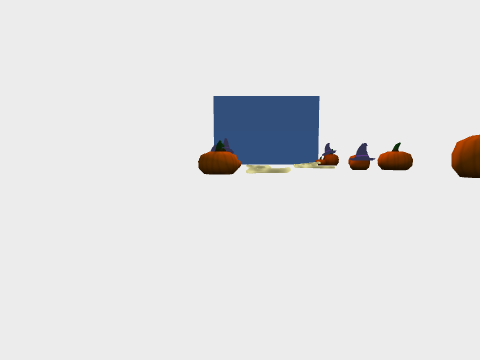
[1] (above)

12 first-person views from a walk through a scene from a Unity 3-D project. The camera is 1.4 m above the floor, tilts 4° down and sees 80° across. The floor is counted in squares, 2 m on a side. Each view is taken from the middle of a square. On the plan, view 1 faces up. The plan holds only what a view shows up to about 10 squares ahead; the rest is blank. The place goes on beyond the plan.

[2]
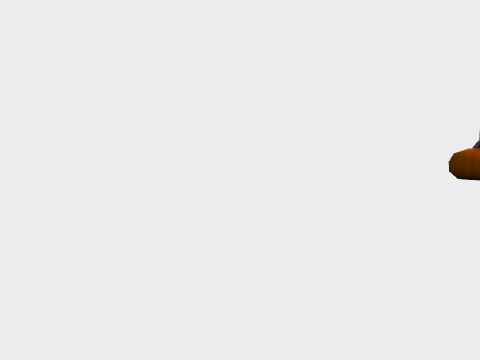

[3]
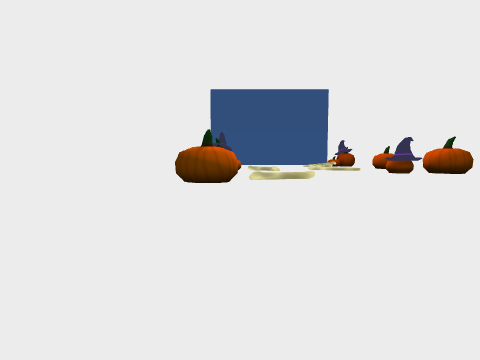

[4]
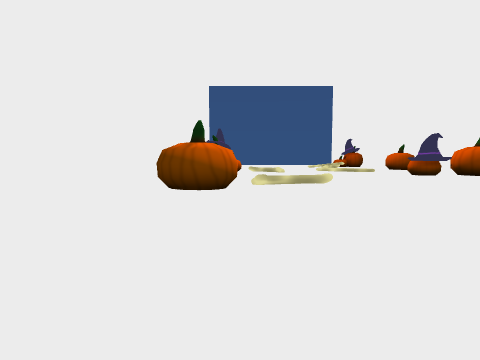

[5]
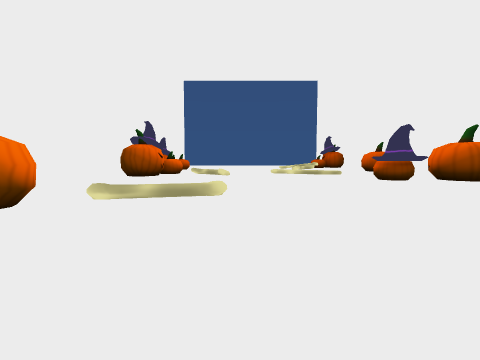

[6]
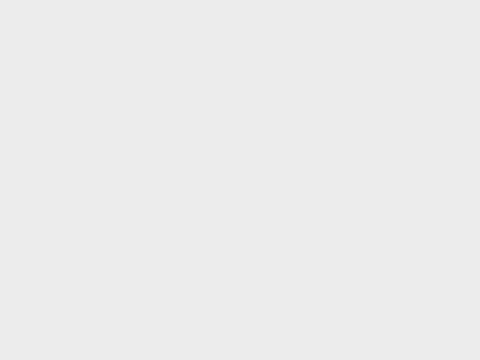

[7]
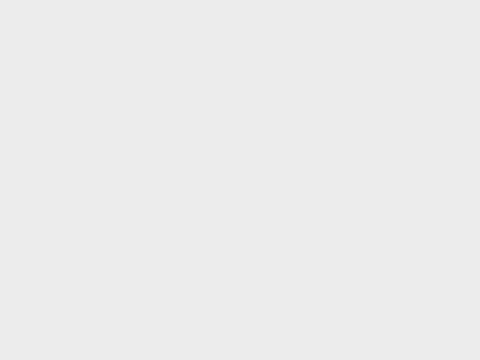

[8]
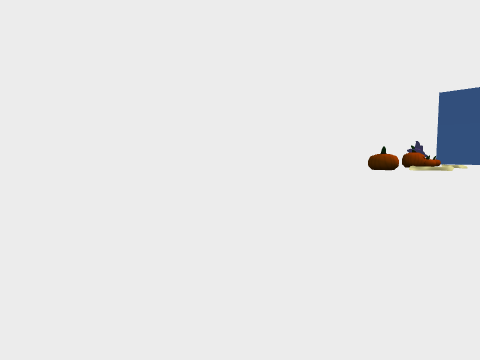

[9]
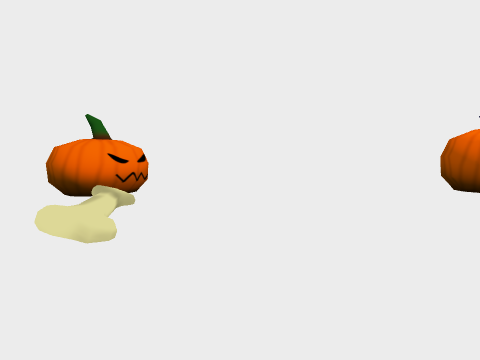

[10]
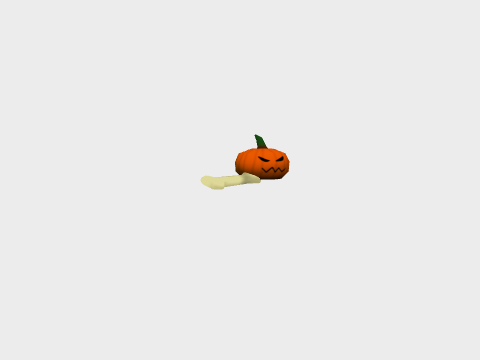

[11]
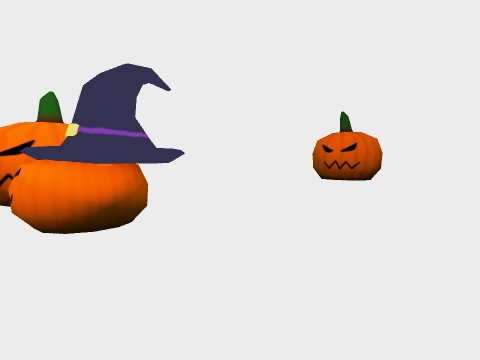

[12]
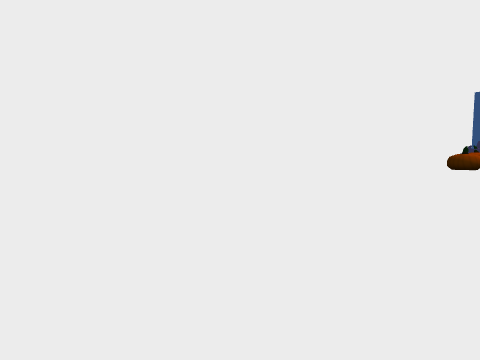

### Floor plan
Points are (right, up) in squares from view 1. A wall is a line through its corners. A room is listed if a view was taken in it or the views show most of it. See-through windows are left out.
Room 1 (views 1, 2, 3, 4, 5, 6, 7, 8, 9, 10, 11, 12)
walls: (-4.2, 5.1) (-4.2, 2.2); (-4, 7.2) (-4.4, 7.2) (-4.4, 5.8); (-4, 2) (-4.4, 2) (-4.4, 0.6); (-4.2, 0.4) (-4.2, -2.6); (-4.2, 10.5) (-4.2, 7.6); (-4, 12.3) (-4.4, 12.3) (-4.4, 10.6); (-4.4, -2.9) (-4.4, -4.1); (-4.2, -4.4) (-4.2, -7.4); (-4.2, 15.5) (-4.2, 12.8); (13.2, 14.9) (13.2, 15.5); (13.2, 15.8) (13.2, 16.9); (-4.4, 17) (-4.4, 15.8); (-4.4, -7.5) (-4.4, -9.2) (-4, -9.2); (-4.2, -9.5) (-4.2, -11.5); (-4.2, 20.2) (-4.2, 17.2); (-4.4, 21.5) (-4.4, 20.5)
objects: other object (-2, 14) to (0, 15); other object (1, 15) to (2, 15); other object (8, 19); other object (8, 20) to (9, 20); other object (9, 12) to (10, 12); other object (10, 19) to (11, 20)

Positions as (right, up) in squares from view 1, and headings:
1: (0, 0), facing up
2: (0, 1), facing up-left
3: (0, 5), facing up
4: (0, 7), facing up
5: (3, 10), facing up
6: (3, -1), facing left
7: (3, -6), facing left
8: (6, -7), facing up-left
9: (5, 17), facing left
10: (7, 21), facing down-left
11: (5, 21), facing down-right
12: (2, -11), facing up-left
